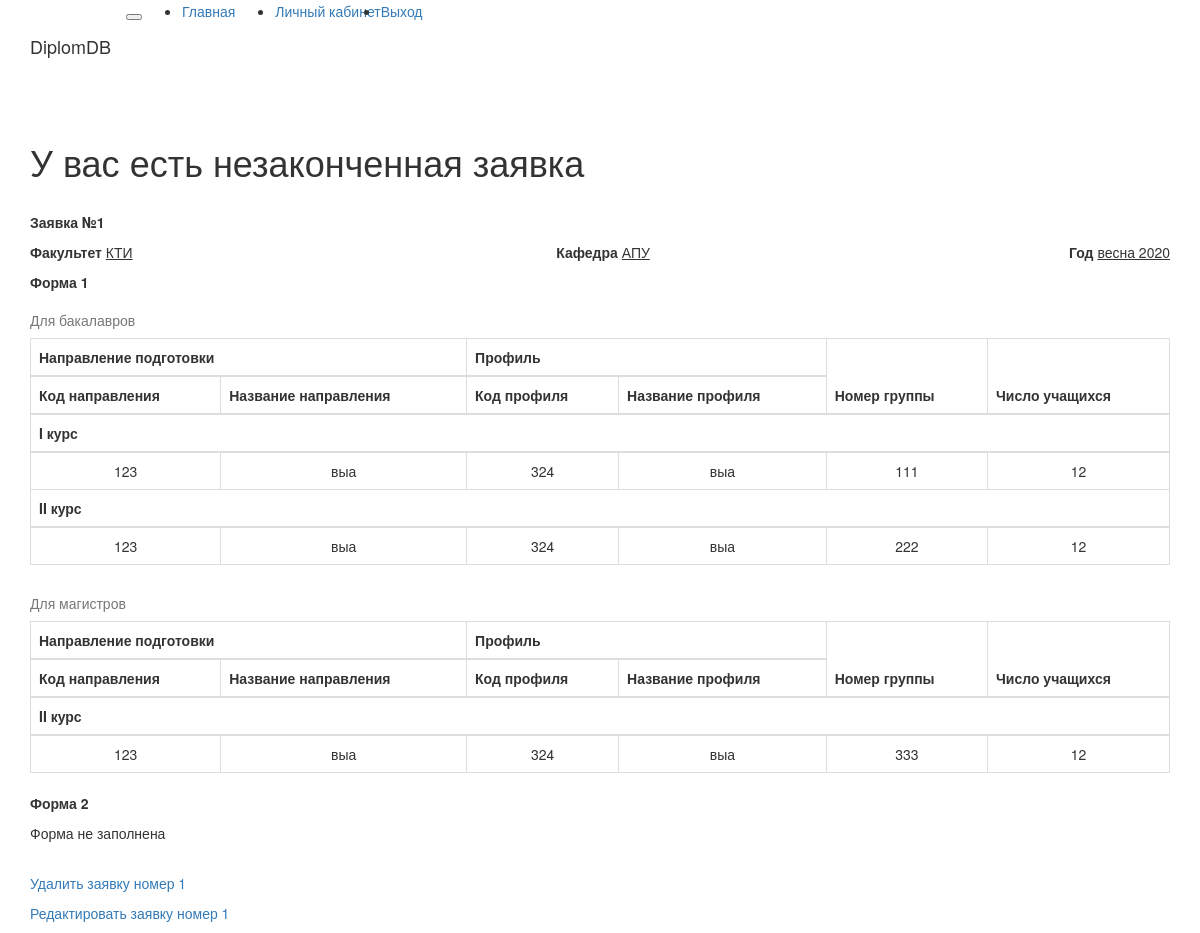
Screenshot of /form0/susan/1 (signed in) with the database file from the repository.
### app/models.py (models this page shows, shortened)
class Form_all(db.Model):
    id = db.Column(db.Integer, primary_key=True, index=True, unique = True)
    timestamp = db.Column(db.DateTime, index=True, default=datetime.utcnow)
    user_id = db.Column(db.Integer, db.ForeignKey('user.id'))
    Faculty = db.Column(db.String)
    Department = db.Column(db.String)
    Year = db.Column(db.String)
    Status = db.Column(db.String)
    form_one = db.relationship('Form_one', cascade='save-update, all, delete', backref='form_one', lazy='dynamic')
    form_two = db.relationship('Form_two', cascade='save-update, all, delete', backref='form_two', lazy='dynamic')

class Form_one(db.Model):
    timestamp = db.Column(db.DateTime, index=True, default=datetime.utcnow)
    NumForm = db.Column(db.Integer, db.ForeignKey('form_all.id'), primary_key=True)
    Group_id = db.Column(db.Integer, primary_key=True, index=True, unique = True)
    Degree_id = db.Column(db.Integer)
    Direction_id = db.Column(db.Integer)
    Direction_name = db.Column(db.String)
    Profile_id = db.Column(db.Integer)
    Profile_name = db.Column(db.String)
    Course = db.Column(db.Integer)
    NumStudents = db.Column(db.Integer)
    groups = db.relationship('Form_two', backref='groups', cascade='all, delete', lazy='dynamic')

### app/routes.py (the view, shortened to what this page needs)
@app.route('/form0/<username>/<i>', methods=['GET', 'POST'])
@login_required
def form0(username, i):
    def check(f1):
        if f1 != 0:
            f1 = Form_one.query.filter(Form_one.NumForm == numForm).all()
            items1=Form_one.query.filter(Form_one.NumForm == numForm, Form_one.Degree_id == 1).count()
            items2=Form_one.query.filter(Form_one.NumForm == numForm, Form_one.Degree_id == 2).count()
            items1_1=Form_one.query.filter(Form_one.NumForm == numForm, Form_one.Degree_id == 1, Form_one.Course == 1).count()
            if items1_1 != 0:
                items1_1=Form_one.query.filter(Form_one.NumForm == numForm, Form_one.Degree_id == 1, Form_one.Course == 1).all()
            else:
                items1_1=0
            items1_2=Form_one.query.filter(Form_one.NumForm == numForm, Form_one.Degree_id == 1, Form_one.Course == 2).count()
            if items1_2 != 0:
                items1_2=Form_one.query.filter(Form_one.NumForm == numForm, Form_one.Degree_id == 1, Form_one.Course == 2).all()
            else:
                items1_2=0
            items1_3=Form_one.query.filter(Form_one.NumForm == numForm, Form_one.Degree_id == 1, Form_one.Course == 3).count()
            if items1_3 != 0:
                items1_3=Form_one.query.filter(Form_one.NumForm == numForm, Form_one.Degree_id == 1, Form_one.Course == 3).all()
            else:
                items1_3=0
            items1_4=Form_one.query.filter(Form_one.NumForm == numForm, Form_one.Degree_id == 1, Form_one.Course == 4).count()
            if items1_4 != 0:
                items1_4=Form_one.query.filter(Form_one.NumForm == numForm, Form_one.Degree_id == 1, Form_one.Course == 4).all()
            else:
                items1_4=0
            items2_1=Form_one.query.filter(Form_one.NumForm == numForm, Form_one.Degree_id == 2, Form_one.Course == 1).count()
            if items2_1 != 0:
                items2_1=Form_one.query.filter(Form_one.NumForm == numForm, Form_one.Degree_id == 2, Form_one.Course == 1).all()
            else:
                items2_1=0
            items2_2=Form_one.query.filter(Form_one.NumForm == numForm, Form_one.Degree_id == 2, Form_one.Course == 2).count()
            if items2_2 != 0:
                items2_2=Form_one.query.filter(Form_one.NumForm == numForm, Form_one.Degree_id == 2, Form_one.Course == 2).all()
            else:
                items2_2=0
            f2 = Form_two.query.filter(Form_two.NumForm == numForm).count()
            if f2 != 0:
                f2 = Form_two.query.filter(Form_two.NumForm == numForm).all()
            else:
                f2 = 0
        return (f1, items1_1, items1_2, items1_3, items1_4, items2_1, items2_2, f2, items1, items2)
    user = User.query.filter_by(username=username).first_or_404()
    Faculty = user.Faculty
    Department = user.Department
    Year = "весна 2020"
    f0 = Form_all.query.filter(Form_all.user_id == user.id, Form_all.Status == None).count()
    if f0 != 0: #Если есть незаконченные заявки
        f0 = Form_all.query.filter(Form_all.user_id == user.id, Form_all.Status == None).first()
        numForm = f0.id  #Выясняем номер заявки
        f1 = Form_one.query.filter(Form_one.NumForm == numForm).count()
        f1,items1_1,items1_2,items1_3,items1_4,items2_1,items2_2,f2, items1, items2 = check(f1)
        koll = Form_one.query.filter(Form_one.NumForm == numForm).order_by(Form_one.timestamp.desc()).count() #Узнаем количество групп в заявке
        groups = Form_one.query.filter(Form_one.NumForm == numForm).all() #Узнаем номера групп
        G = []
        for i in groups:
            G.append(i.Group_id)
        items=Form_two
        return render_template('form0.html',
                                numForm = numForm,
                                Faculty = 0,
                                Department = 0,
                                Year = 0,
                                user = user,
                                f0 = f0, f1 = f1, f2 = f2,
                                items1_1 = items1_1, items1_2 = items1_2,
                                items1_3 = items1_3, items1_4 = items1_4,
                                items2_1 = items2_1, items2_2 = items2_2,
                                items1 = items1, items2 = items2,
                                koll = koll, G = G, items = items)

### app/models.py (called while the page is built)
@login.user_loader
def load_user(id):
    return User.query.get(int(id))

### app/templates/form0.html (shortened to what this page needs)
{% extends "base.html" %}
{% block  app_content %}
    {% if f0 != 0 %}
    <h1>У вас есть незаконченная заявка</h1>
    <br>
    <p><b>Заявка №{{ numForm }}</b></p>
    <p>
    <table border="0" width="100%">
      <td><b>Факультет</b> <u>{{ f0.Faculty }}</u></td>
      <td align="center"><b>Кафедра</b> <u>{{ f0.Department }}</u></td>
      <td align="right"><b>Год</b> <u>{{ f0.Year }}</u></td>
    </table>
    </p>
    <p><b>Форма 1</b></p>
    {% if f1 != 0 %}
    {% if items1 != 0 %}
    <table class="table table-bordered table-hover text-center">
      <caption>Для бакалавров</caption>
      <thead class="thead-light">
      <tr>
        <th colspan="2">Направление подготовки</th>
        <th colspan="2">Профиль</th>
        <th rowspan="2">Номер группы</th>
        <th rowspan="2">Число учащихся</th>
      </tr>
      <tr>
        <th>Код направления</th>
        <th>Название направления</th>
        <th>Код профиля</th>
        <th>Название профиля</th>
      </tr>
      </thead>
      {% if items1_1 != 0 %}
      <thead class="thead-light">
      <tr>
        <th colspan="6">I курс</th>
      </tr>
      </thead>
      {% for item in items1_1 %}
      <tr>
        <td>{{ item.Direction_id }}</td>
        <td>{{ item.Direction_name }}</td>
        <td>{{ item.Profile_id }}</td>
        <td>{{ item.Profile_name }}</td>
        <td>{{ item.Group_id }}</td>
        <td>{{ item.NumStudents }}</td>
      </tr>
      {% endfor %}
      {% endif %}
      {% if items1_2 != 0 %}
      <thead class="thead-light">
      <tr>
        <th colspan="6">II курс</th>
      </tr>
      </thead>
      {% for item in items1_2 %}
      <tr>
        <td>{{ item.Direction_id }}</td>
        <td>{{ item.Direction_name }}</td>
        <td>{{ item.Profile_id }}</td>
        <td>{{ item.Profile_name }}</td>
        <td>{{ item.Group_id }}</td>
        <td>{{ item.NumStudents }}</td>
      </tr>
      {% endfor %}
      {% endif %}
    </table>
    {% endif %}
    {% if items2 != 0 %}
    <table class="table table-bordered table-hover text-center">
      <caption>Для магистров</caption>
      <thead class="thead-light">
      <tr>
        <th colspan="2">Направление подготовки</th>
        <th colspan="2">Профиль</th>
        <th rowspan="2">Номер группы</th>
        <th rowspan="2">Число учащихся</th>
      </tr>
      <tr>
        <th>Код направления</th>
        <th>Название направления</th>
        <th>Код профиля</th>
        <th>Название профиля</th>
      </tr>
      </thead>
      {% if items2_2 != 0 %}
      <thead class="thead-light">
      <tr>
        <th colspan="6">II курс</th>
      </tr>
      </thead>
      {% for item in items2_2 %}
      <tr>
        <td>{{ item.Direction_id }}</td>
        <td>{{ item.Direction_name }}</td>
        <td>{{ item.Profile_id }}</td>
        <td>{{ item.Profile_name }}</td>
        <td>{{ item.Group_id }}</td>
        <td>{{ item.NumStudents }}</td>
      </tr>
      {% endfor %}
      {% endif %}
    </table>
    {% endif %}
    {% else %}
    <p>Форма не заполнена</p>
    {% endif %}
    <p><b>Форма 2</b></p>
    {% if f2 != 0 %}
    <table class="table table-bordered table-hover text-center">
      <thead class="thead-light">
      <tr>
        <th colspan="2">Название дисциплины</th>
        <th colspan="2">Преподователи теоритической части</th>
        <th colspan="5">Преподователи практической части</th>
      </tr>
      <tr>
        <th rowspan="2">Полное</th>
        <th rowspan="2">Краткое</th>
        <th rowspan="2">ФИО</th>
        <th rowspan="2">Кафедра</th>
        <th rowspan="2">ФИО</th>
        <th rowspan="2">Кафедра</th>
        <th colspan="3">Вид занятий</th>
      </tr>
      <tr>
        <th>Курсов.</th>
        <th>Практ.</th>
        <th>Лабор.</th>
      </tr>
      </thead>
      {% for i in range(koll) %}
      <thead class="thead-light">
      <tr>
        <th colspan="9">{{ G[i] }}</th>
      </tr>
      </thead>
      {% for item in items.query.filter(items.NumForm == numForm, items.Group_id == G[i]).all() %}
      <tr>
        <td>{{ item.FullSubject }}</td>
        <td>{{ item.BriefSubject }}</td>
        <td>{{ item.LecturerName }}</td>
        <td>{{ item.LecturerDepartment }}</td>
        <td>{{ item.PracticianName }}</td>
        <td>{{ item.PracticianDepartment }}</td>
        {% if item.course_work == '1' %}
        <td> Да </td>
        {% elif item.course_work == '2' %}
        <td> Нет </td>
        {% endif %}
        {% if item.practice_work == '1' %}
        <td> Да </td>
        {% elif item.practice_work == '2' %}
        <td> Нет </td>
        {% endif %}
        {% if item.laboratory_work == '1' %}
        <td> Да </td>
        {% elif item.laboratory_work == '2' %}
        <td> Нет </td>
        {% endif %}
      </tr>
      {% endfor %}
      {% endfor %}
    </table>
    {% else %}
    <p>Форма не заполнена</p>
    {% endif %}
    <br>
    <p><a href="{{ url_for('form_delet', username=current_user.username, numForm=numForm, i=1, g=0) }}">Удалить заявку номер {{ numForm }}</a></p>
    <p><a href="{{ url_for('form0_edit', username=current_user.username, numForm=numForm) }}">Редактировать заявку номер {{ numForm }}</a></p>
    {% endif %}
{% endblock %}

### rows the page displays
Form_all: Faculty "КТИ", Department "АПУ", Year "весна 2020"
Form_one: Direction_id "123", Direction_name "выа", Profile_id "324", Profile_name "выа", Group_id "111", NumStudents "12"
Form_one: Direction_id "123", Direction_name "выа", Profile_id "324", Profile_name "выа", Group_id "222", NumStudents "12"
Form_one: Direction_id "123", Direction_name "выа", Profile_id "324", Profile_name "выа", Group_id "333", NumStudents "12"

### other values shown
{{ numForm }} "1"
